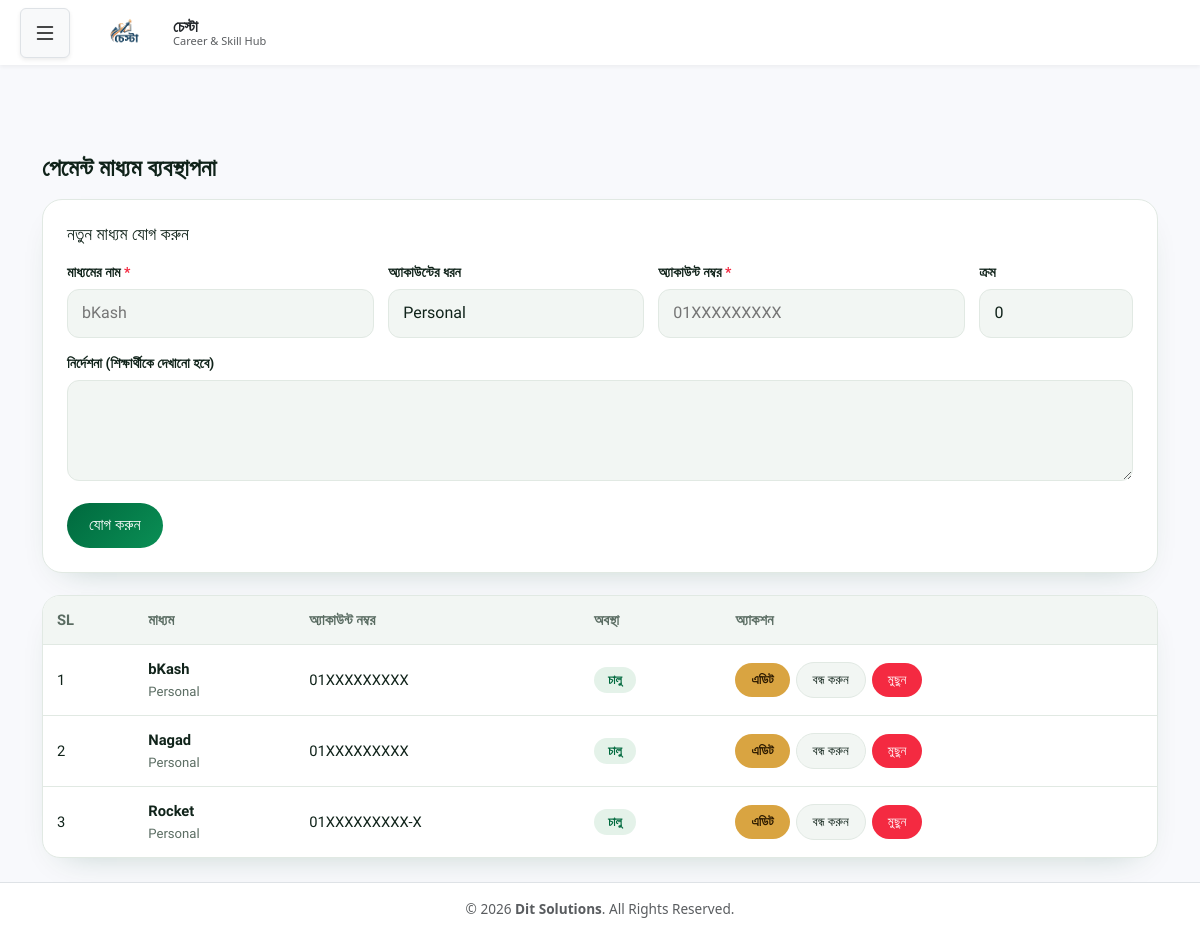
Page /manage_payment_methods.php (signed in) on the committed database.
### tables this page shows
CREATE TABLE `payment_methods` (
  `id` int(11) NOT NULL,
  `name` varchar(50) NOT NULL,
  `account_type` varchar(30) NOT NULL DEFAULT 'Personal',
  `account_no` varchar(40) NOT NULL,
  `instructions` text DEFAULT NULL,
  `sort_order` int(11) NOT NULL DEFAULT 0,
  `is_active` tinyint(1) NOT NULL DEFAULT 1
);

### config_payment.php (called while the page is built, shortened)
<?php
function h($s): string { return htmlspecialchars((string)$s, ENT_QUOTES, 'UTF-8'); }

### manage_payment_methods.php (the view, shortened to what this page needs)
<?php
require 'db.php';
require 'config_payment.php';
$canInsert  = $_SESSION['user']['can_insert']  ?? 0;
$canEdit    = $_SESSION['user']['can_edit']    ?? 0;
$canDelete  = $_SESSION['user']['can_delete']  ?? 0;
$editMethod = null;
$methods = $pdo->query("SELECT * FROM payment_methods ORDER BY sort_order ASC, id ASC")->fetchAll();
?>
<!DOCTYPE html>
<html lang="bn">
<head>
    <link href="https://cdn.jsdelivr.net/npm/bootstrap@5.3.0/dist/css/bootstrap.min.css" rel="stylesheet">
</head>
<body class="d-flex flex-column min-vh-100">
<?php include 'header.php'; ?>
<main class="container py-4 flex-grow-1">
<div class="adm">
    <h1 class="ad-title">পেমেন্ট মাধ্যম ব্যবস্থাপনা</h1>
    <?php if ($canInsert || $editMethod): ?>
    <div class="ad-card">
        <h2><?= $editMethod ? 'মাধ্যম এডিট করুন' : 'নতুন মাধ্যম যোগ করুন' ?></h2>
        <form method="post">
            <div class="ad-fields">
                <div class="ad-fgp">
                    <label for="name">মাধ্যমের নাম <b>*</b></label>
                    <input class="ad-fc" id="name" name="name" type="text" required maxlength="50" placeholder="bKash"
                           value="<?= h($editMethod['name'] ?? '') ?>">
                </div>
                <div class="ad-fgp">
                    <label for="account_type">অ্যাকাউন্টের ধরন</label>
                    <input class="ad-fc" id="account_type" name="account_type" type="text" maxlength="30" placeholder="Personal / Merchant"
                           value="<?= h($editMethod['account_type'] ?? 'Personal') ?>">
                </div>
                <div class="ad-fgp">
                    <label for="account_no">অ্যাকাউন্ট নম্বর <b>*</b></label>
                    <input class="ad-fc" id="account_no" name="account_no" type="text" required maxlength="40" placeholder="01XXXXXXXXX"
                           value="<?= h($editMethod['account_no'] ?? '') ?>">
                </div>
                <div class="ad-fgp">
                    <label for="sort_order">ক্রম</label>
                    <input class="ad-fc" id="sort_order" name="sort_order" type="number" value="<?= h($editMethod['sort_order'] ?? 0) ?>">
                </div>
            </div>
            <div class="ad-fgp">
                <label for="instructions">নির্দেশনা (শিক্ষার্থীকে দেখানো হবে)</label>
                <textarea class="ad-fc" id="instructions" name="instructions" rows="3"><?= h($editMethod['instructions'] ?? '') ?></textarea>
            </div>
            <div class="ad-btns">
                <button type="submit" class="ad-btn ok"><?= $editMethod ? 'আপডেট করুন' : 'যোগ করুন' ?></button>
            </div>
        </form>
    </div>
    <?php endif; ?>
    <div class="ad-tw">
        <table class="ad-table">
            <thead>
                <tr>
                    <th>SL</th>
                    <th>মাধ্যম</th>
                    <th>অ্যাকাউন্ট নম্বর</th>
                    <th>অবস্থা</th>
                    <th>অ্যাকশন</th>
                </tr>
            </thead>
            <tbody>
                <?php
                $sl = 1;
                foreach ($methods as $m): ?>
                    <tr>
                        <td><?= $sl++ ?></td>
                        <td><strong><?= h($m['name']) ?></strong><div class="ad-mut"><?= h($m['account_type']) ?></div></td>
                        <td><?= h($m['account_no']) ?></td>
                        <td>
                            <?php if ((int)$m['is_active'] === 1): ?>
                                <span class="ad-badge ok">চালু</span>
                            <?php else: ?>
                                <span class="ad-badge off">বন্ধ</span>
                            <?php endif; ?>
                        </td>
                        <td>
                            <div class="ad-act">
                            <?php if ($canEdit): ?>
                                <a href="?edit=<?= urlencode($m['id']) ?>" class="ad-btn warn sm">এডিট</a>
                                <form method="post">
                                    <button type="submit" class="ad-btn ghost sm"><?= (int)$m['is_active'] === 1 ? 'বন্ধ করুন' : 'চালু করুন' ?></button>
                                </form>
                            <?php endif; ?>
                            <?php if ($canDelete): ?>
                                <form method="post">
                                    <button type="submit" class="ad-btn no sm"
                                            onclick="return confirm('মাধ্যমটি মুছে ফেলবেন?')">মুছুন</button>
                                </form>
                            <?php endif; ?>
                            </div>
                        </td>
                    </tr>
                <?php endforeach; ?>
            </tbody>
        </table>
    </div>
</div>
</main>
<?php include 'footer.php'; ?>
</body>
</html>

### manage_payment_methods.php (style rules this page uses)
.adm { --ink:#10231a;--mut:#5a6c62;--line:#e1e9e3;--surface:#f2f6f3;--card:#fff;--g:#00693e;--g2:#0a8f55;--gl:#e4f2e9;--r:#f42a41;--rl:#fdecee;--gold:#d9a441; font-family:'Hind Siliguri',system-ui,'Nirmala UI','Kohinoor Bangla',sans-serif;color:var(--ink);line-height:1.65 }
.adm *,.adm *::before,.adm *::after { box-sizing:border-box }
.adm button,.adm input,.adm textarea { font:inherit }
.ad-title { font-size:1.5rem;font-weight:700;margin:0 0 16px }
.ad-card { background:var(--card);border:1px solid var(--line);border-radius:20px;padding:24px;margin-bottom:22px;box-shadow:0 14px 34px -22px rgba(2,74,44,.3) }
.ad-card h2 { font-size:1.1rem;margin:0 0 16px }
.ad-fields { display:grid;grid-template-columns:1.2fr 1fr 1.2fr .6fr;gap:14px }
.ad-fgp { margin-bottom:14px }
.ad-fgp label { display:block;font-weight:600;font-size:.88rem;margin-bottom:5px }
.ad-fgp label b { color:var(--r) }
.ad-fc { width:100%;border:1.5px solid var(--line);border-radius:12px;background:var(--surface);padding:10px 14px;font-size:16px;color:var(--ink) }
textarea.ad-fc { resize:vertical;min-height:84px }
.ad-btns { display:flex;gap:10px;flex-wrap:wrap }
.ad-btn { display:inline-flex;align-items:center;justify-content:center;border:0;border-radius:99px;padding:9px 22px;font-weight:700;font-size:.9rem;color:#fff;cursor:pointer;text-decoration:none }
.ad-btn.ok { background:linear-gradient(135deg,var(--g),var(--g2)) }
.ad-btn.no { background:var(--r) }
.ad-btn.warn { background:var(--gold);color:#2c1a00 }
.ad-btn.ghost { background:var(--surface);color:var(--ink);border:1.5px solid var(--line) }
.ad-btn.sm { padding:6px 16px;font-size:.82rem }
.ad-tw { overflow-x:auto;border:1px solid var(--line);border-radius:18px;background:var(--card);box-shadow:0 14px 34px -22px rgba(2,74,44,.3) }
.ad-table { width:100%;border-collapse:collapse;font-size:.92rem;min-width:640px }
.ad-table th,.ad-table td { padding:12px 14px;text-align:left;border-bottom:1px solid var(--line);vertical-align:middle }
.ad-table th { background:var(--surface);color:var(--mut);font-weight:600;white-space:nowrap }
.ad-table tbody tr:last-child td { border-bottom:0 }
.ad-mut { color:var(--mut);font-size:.82rem }
.ad-badge { display:inline-block;padding:3px 14px;border-radius:99px;font-size:.78rem;font-weight:700 }
.ad-badge.ok { background:var(--gl);color:var(--g) }
.ad-act { display:flex;gap:6px;flex-wrap:wrap;align-items:center }
.ad-act form { margin:0 }

### header.php (style rules this page uses)
:root { --sidebar-width: 280px; --dark-navy: #1a1a2e; --light-navy: #252545; }
body { background-color: #f8f9fc; margin: 0; min-height: 100vh; display: flex; }

### footer.php (style rules this page uses)
html, body { height: 100%; margin: 0; }
main { flex: 1; }

### rows in the picture
payment_methods: name "bKash", account_type "Personal", account_no "01XXXXXXXXX", is_active "চালু"
payment_methods: name "Nagad", account_type "Personal", account_no "01XXXXXXXXX", is_active "চালু"
payment_methods: name "Rocket", account_type "Personal", account_no "01XXXXXXXXX-X", is_active "চালু"

### other values in the picture
$orgName "চেস্টা"
